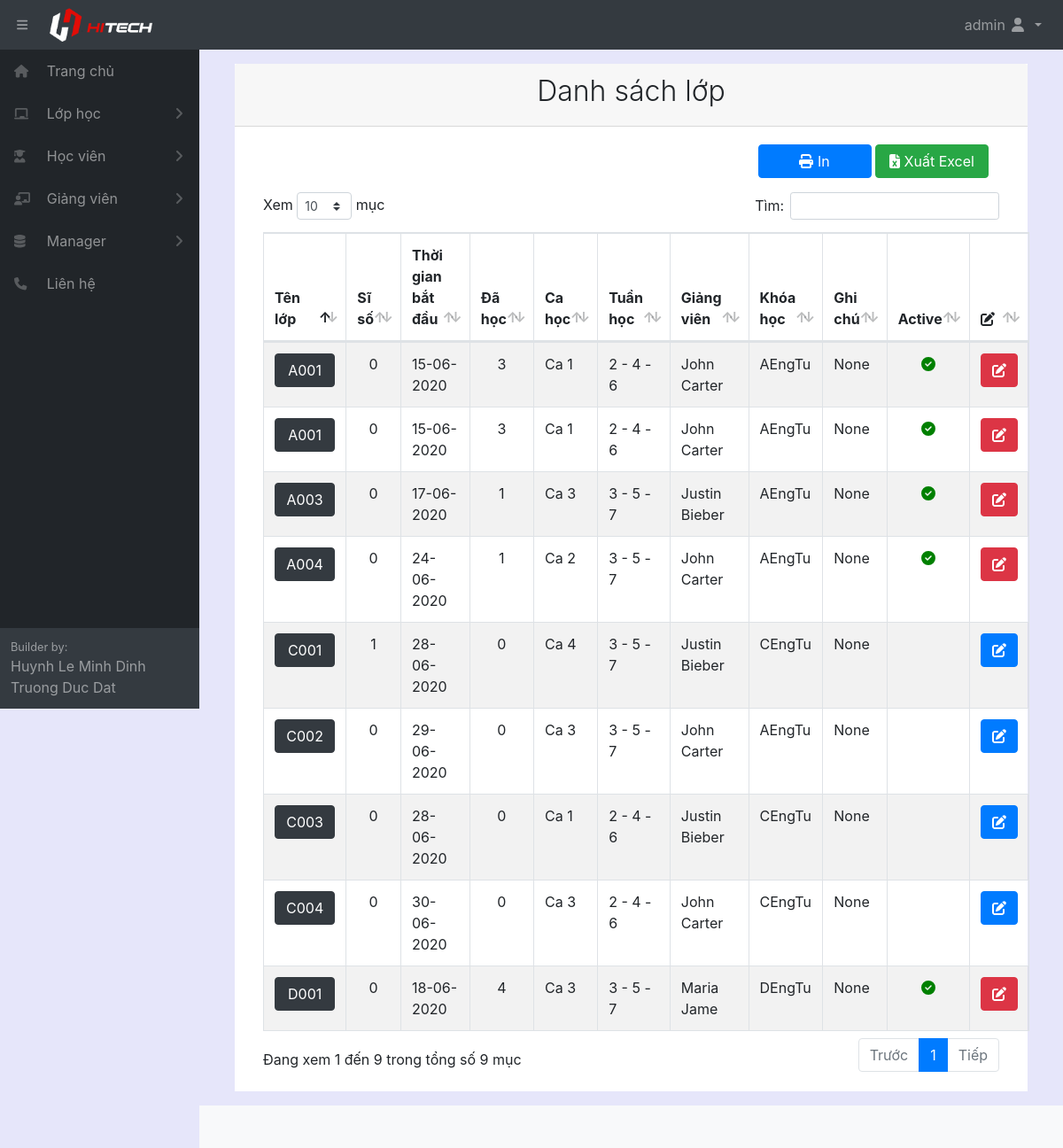
/listclass/ (signed in), run on the app's committed database.
### home/models.py (models this page shows, shortened)
class Classname(models.Model):
    fullname = models.CharField(max_length=100, verbose_name="Tên lớp học")
    startdate = models.DateField(auto_now_add=True, verbose_name="Ngày bắt đầu")
    room = models.ForeignKey(Room, null= True, on_delete=models.SET_NULL)
    unit = models.ForeignKey(Unit, null = True, on_delete=models.SET_NULL)
    timeshift = models.ForeignKey(TimeShift, null = True, on_delete=models.SET_NULL)
    startdate = models.DateField(verbose_name="Ngày bắt đầu học")
    timeweek = models.ForeignKey(TimeWeek, null = True, on_delete=models.SET_NULL)
    teacher = models.ForeignKey(Teacher, null = True, on_delete=models.SET_NULL)
    datecount = models.IntegerField(default=0, blank=True, verbose_name="Số buổi học")
    note = models.CharField(max_length=300, null = True, blank=True, verbose_name="Ghi chú")
    active = models.BooleanField(default=True, verbose_name="Trạng thái")
    class Meta:
        ordering =["fullname"]
        verbose_name_plural = "Lớp học"

class TimeShift(models.Model):
    fullname = models.CharField(max_length=100, verbose_name="Tên ca học")
    infomation = models.CharField(max_length=1000, blank=True, verbose_name="Thông tin ca học")
    timestart = models.TimeField(null = True, blank=True, verbose_name="Giờ bắt đầu")
    timeend = models.TimeField(null = True, blank=True, verbose_name="Giờ kết thúc")
    active = models.BooleanField(default=True, verbose_name="Trạng thái")
    def __str__(self):
        return  self.fullname
    class Meta:
        ordering =["fullname"]
        verbose_name_plural = "Ca học"

class TimeWeek(models.Model):
    name = models.CharField(max_length=100, verbose_name="Loại")
    def __str__(self):
        return  self.name
    class Meta:
        ordering =["name"]
        verbose_name_plural = "Ngày học trong tuần"

class Teacher(models.Model):
    fullname = models.CharField(max_length=100, verbose_name="Tên giáo viên")
    gender = models.ForeignKey(Gender, null= True, on_delete=models.SET_NULL)
    birthday = models.DateField(verbose_name="Ngày sinh")
    identity_card = models.CharField(max_length=100, null = True, blank=True, verbose_name="CMND")
    phonenumber = models.CharField(max_length=100, null = True, blank=True, verbose_name="SDT")
    email = models.CharField(max_length=100, null = True, blank=True, verbose_name="Email")
    adress = models.CharField(max_length=300, null = True, blank=True, verbose_name="Địa chỉ")
    create_date = models.DateField(auto_now_add=True, verbose_name="Ngày tạo thông tin")
    note = models.CharField(max_length=300, null = True, blank=True, verbose_name="Ghi chú")
    active = models.BooleanField(default=True, verbose_name="Trạng thái")
    def __str__(self):
        return  self.fullname
    class Meta:
        ordering =["fullname"]
        verbose_name_plural = "Giáo viên"

class Unit(models.Model):
    fullname = models.CharField(max_length=100, verbose_name="Tên khóa học")
    infomation = models.CharField(max_length=1000, blank=True, null=True, verbose_name="Thông tin khóa học")
    fee = models.IntegerField(default=0, verbose_name="Học phí khóa học")
    active = models.BooleanField(default=True, verbose_name="Trạng thái")
    def __str__(self):
        return  self.fullname
    class Meta:
        ordering =["fullname"]
        verbose_name_plural = "Khóa học"

### home/decorators.py (the view)
        def wrapper_func(request, *args, **kwargs):
            group = None
            if request.user.groups.exists():
                group = request.user.groups.all()[0].name
            if group in allowed_roles:
                return view_func(request, *args, **kwargs)
            else:
                return redirect('errorrole')

### home/views.py (called while the page is built)
@login_required(login_url='login')
@allowed_users(allowed_roles=['admin','manager','staff'])
def listClass(request):
    schedule = Schedule.objects.all()
    listclass = Classname.objects.all()
    arraya = []
    for itema in listclass:
        SLa = {}
        SLa['idclass'] = itema.pk
        SLa['number'] = Student.objects.filter(classname_id=itema).count()
        arraya.append(SLa)
    arrayb = []
    for itemb in listclass:
        SLb = {}
        SLb['id'] = itemb.pk
        SLb['number'] = Schedule.objects.filter(id_classname=itemb.pk,active=1).count()
        arrayb.append(SLb)
    context = {'listclass': listclass,'schedule':schedule,'SLa':arraya,'SLb':arrayb}
    return render(request, 'class/listclass.html', context)

### home/templates/class/listClass.html (shortened to what this page needs)
{% extends "pages/base.html" %}
{% block content %}
{% load static %}
<div class="card-header">
    <h2 class="text-center font-weight-light">Danh sách lớp</h2>
</div>
<div class="card-body">
    <div class="col-md-12 row">
        <div style="margin-left: auto; padding-bottom: 1em;">
            <div>
                <button name="print" onclick="printfail()" style="width: 8em;" type="button" class="btn btn-primary"><i
                        class="fas fa-print"></i> In</button>
                <button name="exportExcel" style="width: 8em;" type="button" class="btn btn-success"><i
                        class="fas fa-file-excel"></i> Xuất Excel</button>
            </div>
        </div>
    </div>
    <div class="col-md-12">
        <table id="example" class="table table-striped table-bordered" style="width:100%">
            <thead>
                <tr>
                    <th style="width: 10%;">Tên lớp</th>
                    <th style="width: 5%;">Sĩ số</th>
                    <th style="width: 10%;">Thời gian bắt đầu</th>
                    <th style="width: 5%;">Đã học</th>
                    <th style="width: 5%;">Ca học</th>
                    <th style="width: 5%;">Tuần học</th>
                    <th style="width: 15%;">Giảng viên</th>
                    <th style="width: 10%;">Khóa học</th>
                    <th style="width: 15%;">Ghi chú</th>
                    <th style="width: 5%;">Active</th>
                    <th style="width: 5%;"><i class="fas fa-edit"></i></a></th>
                </tr>
            </thead>
            <tbody>
                {% for i in listclass %}
                <tr>
                    <td>
                        <a class="btn btn-dark" style="color: white; width: 100%;"
                            href="/classstudent/{{ i.pk }}">{{ i.fullname}}</a>
                    </td>
                    <td style="text-align: center;">
                        {% for itema in SLa %}
                        {% if itema.idclass == i.pk %}
                        {{itema.number}}
                        {% endif %}
                        {% endfor %}
                    </td>
                    <td>{{ i.startdate|date:"d-m-Y"}}</td>
                    <td style="text-align: center;">
                        {% for itemb in SLb %}
                        {% if itemb.id == i.id %}
                        {{itemb.number}}
                        {% endif %}
                        {% endfor %}
                    </td>
                    <td>{{ i.timeshift}}</td>
                    <td>{{ i.timeweek}}</td>
                    <td>{{ i.teacher}}</td>
                    <td>{{ i.unit}}</td>
                    <td>{{ i.note}}</td>
                    <td style="text-align: center;">
                        {% if i.active %}
                        <i style="color: green; " class="fas fa-check-circle"></i>
                        {%endif%}
                    </td>
                    <td style="text-align: center;">
                        {% if i.active %}
                        <a class="btn btn-danger" onclick="warningedit()"><i class="fas fa-edit"
                                style="color: white;"></i></a>
                        {% else %}
                        <a class="btn btn-primary" href="/class/{{ i.pk }}"><i class="fas fa-edit"></i></a>
                        {% endif %}
                    </td>
                </tr>
                {% endfor %}
            </tbody>
        </table>
    </div>
</div>
{% endblock content %}

### home/templates/pages/base.html (shortened to what this page needs)
<!DOCTYPE html>
<html lang="en">
{% load staticfiles %}
<head>
    <link href="{% static '/fullcalendar/core/main.css' %}" rel='stylesheet' />
    <link href="{% static '/fullcalendar/daygrid/main.css' %}" rel='stylesheet' />
    <link href="{% static '/css/styles.css' %}" rel="stylesheet" />
    <link href="{% static '/css/dataTables.bootstrap4.min.css' %}" rel="stylesheet" />
</head>
<body class="sb-nav-fixed">
    <nav class="sb-topnav navbar navbar-expand navbar-dark bg-dark">
        <button class="btn btn-link btn-sm order-1 order-lg-0" id="sidebarToggle" href="#" style="margin-left: 10px;">
            <i class="fas fa-bars"></i></button>
        <a class="navbar-brand" href="{% url 'home' %}">
            <img src="/static/images/Logo-row-Light.png" alt="" style="width: 60%;">
        </a>
        <ul class="navbar-nav ml-auto ml-md-0">
            <li class="nav-item dropdown">
                <a class="nav-link dropdown-toggle" id="userDropdown" href="#" role="button" data-toggle="dropdown"
                    aria-haspopup="true" aria-expanded="false">
                    {{user.first_name}} {{user.last_name}}
                    <i class="fas fa-user fa-fw"></i>
                </a>
            </li>
        </ul>
    </nav>
    <div id="layoutSidenav">
        <div id="layoutSidenav_nav">
            <nav class="sb-sidenav accordion sb-sidenav-dark" id="sidenavAccordion">
                <div class="sb-sidenav-menu">
                    <div class="nav">
                        <a class="nav-link" href="{% url 'home' %}">
                            <div class="sb-nav-link-icon" style="width: 2em;">
                                <i class="fas fa-home"></i>
                            </div>
                            Trang chủ
                        </a>
                        <a class="nav-link collapsed" href="#" data-toggle="collapse" data-target="#collapseClass"
                            aria-expanded="false" aria-controls="collapseClass">
                            <div class="sb-nav-link-icon" style="width: 2em;">
                                <i class="fas fa-chalkboard"></i>
                            </div>
                            Lớp học
                            <div class="sb-sidenav-collapse-arrow">
                                <i class="fas fa-angle-down"></i>
                            </div>
                        </a>
                        <a class="nav-link collapsed" href="#" data-toggle="collapse" data-target="#collapseStudent"
                            aria-expanded="false" aria-controls="collapseStudent">
                            <div class="sb-nav-link-icon" style="width: 2em;">
                                <i class="fas fa-user-graduate"></i>
                            </div>
                            Học viên
                            <div class="sb-sidenav-collapse-arrow">
                                <i class="fas fa-angle-down"></i>
                            </div>
                        </a>
                        <a class="nav-link collapsed" href="#" data-toggle="collapse" data-target="#collapseTeacher"
                            aria-expanded="false" aria-controls="collapseTeacher">
                            <div class="sb-nav-link-icon" style="width: 2em;">
                                <i class="fas fa-chalkboard-teacher"></i>
                            </div>
                            Giảng viên
                            <div class="sb-sidenav-collapse-arrow">
                                <i class="fas fa-angle-down"></i>
                            </div>
                        </a>
                        {% if request.user.is_staff %}
                        <a class="nav-link collapsed" href="#" data-toggle="collapse" data-target="#collapseManager"
                            aria-expanded="false" aria-controls="collapseManager">
                            <div class="sb-nav-link-icon" style="width: 2em;">
                                <i class="fas fa-database"></i>
                            </div>
                            Manager
                            <div class="sb-sidenav-collapse-arrow">
                                <i class="fas fa-angle-down"></i>
                            </div>
                        </a>
                        {% endif %}
                        <a class="nav-link" href="{% url 'contact' %}">
                            <div class="sb-nav-link-icon" style="width: 2em;">
                                <i class="fas fa-phone"></i>
                            </div>
                            Liên hệ
                        </a>
                    </div>
                </div>
                <div class="sb-sidenav-footer">
                    <div class="small">Builder by:</div>
                    <div>Huynh Le Minh Dinh</div>
                    <div>Truong Duc Dat</div>
                </div>
            </nav>
        </div>
        <div id="layoutSidenav_content" style="background-color: lavender;">
            <main>
                <div class="container-fluid">
                    <div style="margin: 1em; background-color: white;">
                        {% block content %}{% endblock %}
                    </div>
                </div>
            </main>
            <footer class="py-4 bg-light mt-auto">
            </footer>
        </div>
    </div>
</body>
</html>

### data on the page
Classname: fullname "A001", number "0", startdate "15-06-2020", number "3", timeshift "Ca 1", timeweek "2 - 4 - 6", teacher "John Carter", unit "AEngTu", note "None", active True (drawn)
Classname: fullname "A001", number "0", startdate "15-06-2020", number "3", timeshift "Ca 1", timeweek "2 - 4 - 6", teacher "John Carter", unit "AEngTu", note "None", active True (drawn)
Classname: fullname "A003", number "0", startdate "17-06-2020", number "1", timeshift "Ca 3", timeweek "3 - 5 - 7", teacher "Justin Bieber", unit "AEngTu", note "None", active True (drawn)
Classname: fullname "A004", number "0", startdate "24-06-2020", number "1", timeshift "Ca 2", timeweek "3 - 5 - 7", teacher "John Carter", unit "AEngTu", note "None", active True (drawn)
Classname: {{ i.pk }} 100 (drawn), fullname "C001", number "1", startdate "28-06-2020", number "0", timeshift "Ca 4", timeweek "3 - 5 - 7", teacher "Justin Bieber", unit "CEngTu", note "None"
Classname: fullname "C002", number "0", startdate "29-06-2020", number "0", timeshift "Ca 3", timeweek "3 - 5 - 7", teacher "John Carter", unit "AEngTu", note "None"
Classname: fullname "C003", number "0", startdate "28-06-2020", number "0", timeshift "Ca 1", timeweek "2 - 4 - 6", teacher "Justin Bieber", unit "CEngTu", note "None"
Classname: fullname "C004", number "0", startdate "30-06-2020", number "0", timeshift "Ca 3", timeweek "2 - 4 - 6", teacher "John Carter", unit "CEngTu", note "None"
Classname: fullname "D001", number "0", startdate "18-06-2020", number "4", timeshift "Ca 3", timeweek "3 - 5 - 7", teacher "Maria Jame", unit "DEngTu", note "None", active True (drawn)

### other printed values
{{ user.first_name }} "admin"
